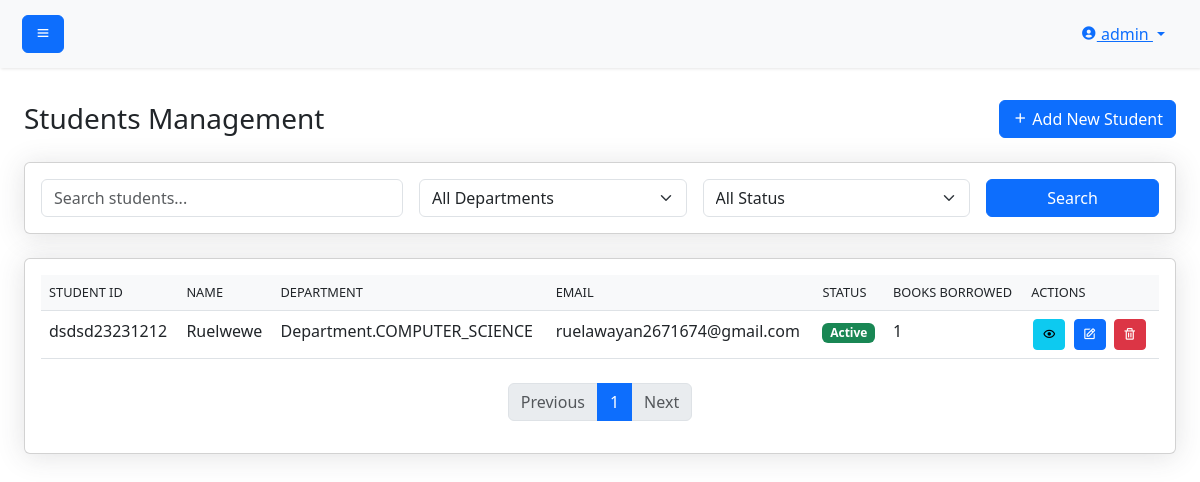
/students (signed in), run on an earlier commit of the app's database.
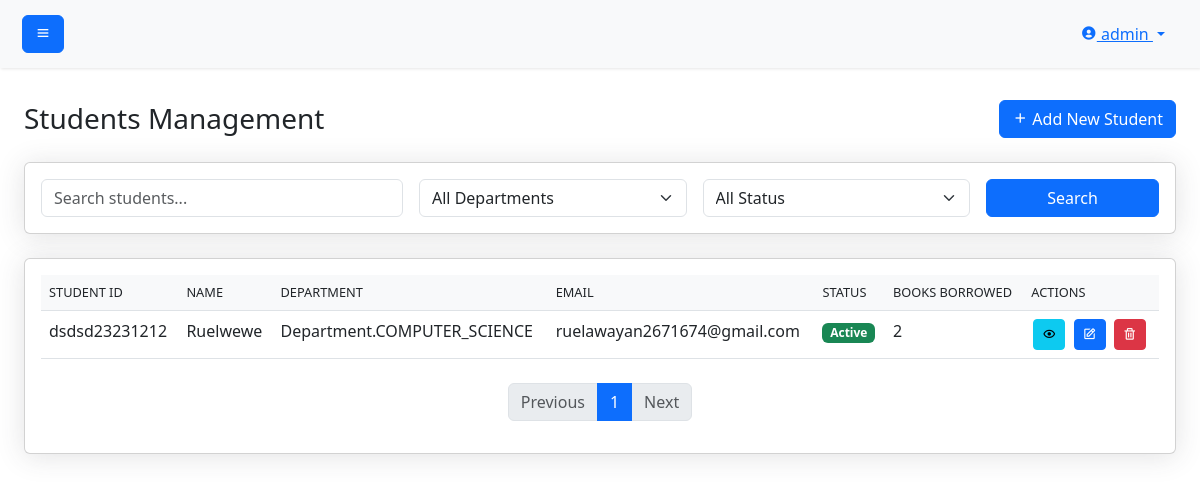
And on a later commit of the database.
### models.py (models this page shows, shortened)
class Student(Base):
    __tablename__ = "students"
    id = Column(Integer, primary_key=True, index=True)
    fullname = Column(String, index=True)
    student_id = Column(String, unique=True, index=True)
    email = Column(String, unique=True, index=True)
    department = Column(Enum(Department), index=True)
    year_level = Column(Enum(YearLevel), index=True)
    phone = Column(String, nullable=True)
    is_active = Column(Boolean, default=True)
    created_at = Column(DateTime, default=datetime.utcnow)
    admin_id = Column(Integer, ForeignKey("admins.id"))
    borrow_history = relationship("BorrowRecord", back_populates="student")

class BorrowRecord(Base):
    __tablename__ = "borrow_records"
    id = Column(Integer, primary_key=True, index=True)
    book_id = Column(Integer, ForeignKey("books.id"))
    student_id = Column(Integer, ForeignKey("students.id"))
    admin_id = Column(Integer, ForeignKey("admins.id"))
    borrow_date = Column(DateTime, default=datetime.utcnow)
    return_date = Column(DateTime, nullable=True)
    due_date = Column(DateTime)
    book = relationship("Book", back_populates="borrow_records")
    student = relationship("Student", back_populates="borrow_history")

### main.py (the view)
@app.get("/students/", response_model=List[schemas.Student])
async def get_students(
    skip: int = 0,
    limit: int = 100,
    db: Session = Depends(database.get_db),
    current_admin: models.Admin = Depends(get_current_admin)
):
    if not current_admin:
        raise HTTPException(
            status_code=status.HTTP_401_UNAUTHORIZED,
            detail="Admin authentication required"
        )
    students = db.query(models.Student).offset(skip).limit(limit).all()
    return students

### templates/students.html (shortened to what the changed rows need)
{% extends "base.html" %}
{% block content %}
<div class="container-fluid">
    <div class="d-sm-flex align-items-center justify-content-between mb-4">
        <h1 class="h3 mb-0 text-gray-800">Students Management</h1>
    </div>
    <div class="card">
        <div class="card-body">
            <div class="table-responsive">
                <table class="table table-hover">
                    <thead>
                        <tr>
                            <th>Student ID</th>
                            <th>Name</th>
                            <th>Department</th>
                            <th>Email</th>
                            <th>Status</th>
                            <th>Books Borrowed</th>
                            <th>Actions</th>
                        </tr>
                    </thead>
                    <tbody>
                        {% for student in students %}
                        <tr>
                            <td>{{ student.student_id }}</td>
                            <td>{{ student.fullname }}</td>
                            <td>{{ student.department }}</td>
                            <td>{{ student.email }}</td>
                            <td>
                                {% if student.is_active %}
                                <span class="badge bg-success">Active</span>
                                {% else %}
                                <span class="badge bg-danger">Inactive</span>
                                {% endif %}
                            </td>
                            <td>{{ student.borrowed_books_count }}</td>
                            <td>
                                <button class="btn btn-sm btn-info" onclick="viewStudent({{ student.id }})">
                                    <i class='bx bx-show'></i>
                                </button>
                                <button class="btn btn-sm btn-primary" onclick="editStudent({{ student.id }})">
                                    <i class='bx bx-edit'></i>
                                </button>
                                <button class="btn btn-sm btn-danger" onclick="deleteStudent({{ student.id }})">
                                    <i class='bx bx-trash'></i>
                                </button>
                            </td>
                        </tr>
                        {% endfor %}
                    </tbody>
                </table>
            </div>
        </div>
    </div>
</div>
{% endblock %}

What changed in the data, as far as the page shows it:
changed through a linked row, Student "dsdsd23231212": borrowed_books_count "1" → "2"
